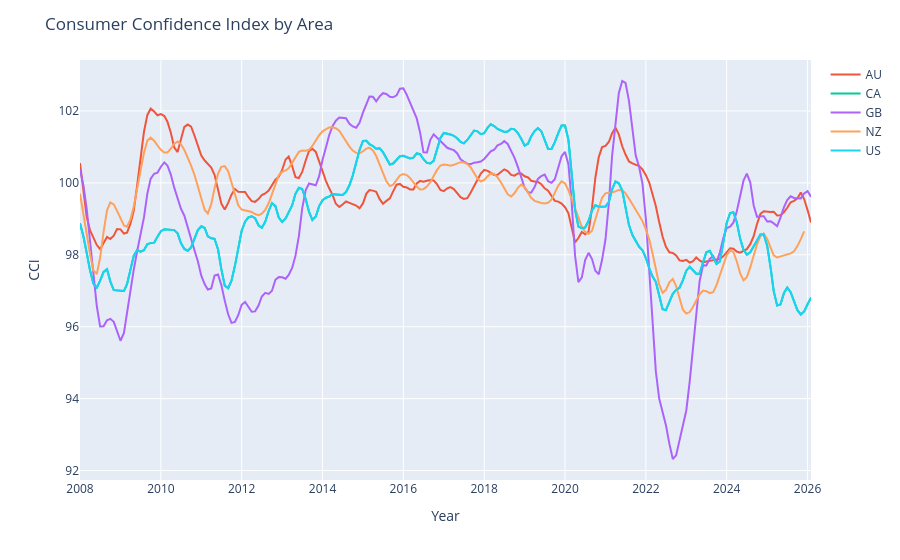

The cell this chart's notebook holds for it:
### Code cell
import plotly.express as px

areas = df_CCI["REF_AREA"].unique()
fig = px.line()
for area in areas:
    area_data = df_CCI[df_CCI["REF_AREA"] == area]
    fig.add_scatter(x=area_data["TIME_PERIOD"], y=area_data["OBS_VALUE"], mode="lines", name=area)
fig.update_xaxes(title_text="Year")
fig.update_yaxes(title_text="CCI")
fig.update_layout(title="Consumer Confidence Index by Area")

### Figure 1 — Plotly figure (JSON) as saved in the notebook; plotly's stock layout.template omitted (floating-point values rounded to 4 significant figures; data arrays with more than 128 entries replaced by an {"elided": "..."} marker saying what was removed)
{"data": [{"hovertemplate": "<extra></extra>", "legendgroup": "", "line": {"color": "#636efa", "dash": "solid"}, "marker": {"symbol": "circle"}, "mode": "lines", "name": "", "orientation": "v", "showlegend": false, "type": "scatter", "xaxis": "x", "yaxis": "y"}, {"mode": "lines", "name": "AU", "type": "scatter", "x": {"elided": "218 str values"}, "y": {"elided": "218 float values"}}, {"mode": "lines", "name": "CA", "type": "scatter", "x": {"elided": "218 str values"}, "y": {"elided": "218 float values"}}, {"mode": "lines", "name": "GB", "type": "scatter", "x": {"elided": "218 str values"}, "y": {"elided": "218 float values"}}, {"mode": "lines", "name": "NZ", "type": "scatter", "x": {"elided": "216 str values"}, "y": {"elided": "216 float values"}}, {"mode": "lines", "name": "US", "type": "scatter", "x": {"elided": "218 str values"}, "y": {"elided": "218 float values"}}], "layout": {"legend": {"tracegroupgap": 0}, "margin": {"t": 60}, "title": {"text": "Consumer Confidence Index by Area"}, "xaxis": {"anchor": "y", "domain": [0, 1], "title": {"text": "Year"}}, "yaxis": {"anchor": "x", "domain": [0, 1], "title": {"text": "CCI"}}}}
